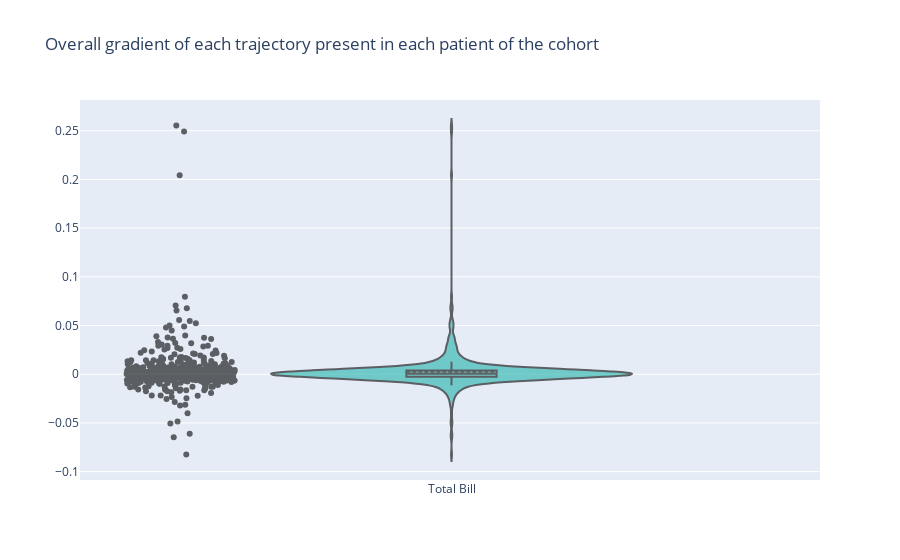

The notebook cell saved with this chart:
### Markdown cell above
## Estimating mutations confering fitness advantage 

All global gradients of trajectories have been stored in a list called 'total_grad'. We can plot this list, and use it to extract information about which mutations are present in any quantile.

### Code cell
# Plotting total_grad
fig = go.Figure(data=go.Violin(y=total_grad, box_visible=True, line_color='black', points='all',
                               meanline_visible=True, fillcolor='lightseagreen', opacity=0.6,
                               x0='Total Bill'))

fig.update_layout(title = f'Overall gradient of each trajectory present in each patient of the cohort',
                  yaxis_zeroline=False)
fig.show()

### Figure 1 — Plotly figure (JSON) as saved in the notebook; plotly's stock layout.template omitted (floating-point values rounded to 4 significant figures; data arrays with more than 128 entries replaced by an {"elided": "..."} marker saying what was removed)
{"data": [{"box": {"visible": true}, "fillcolor": "lightseagreen", "line": {"color": "black"}, "meanline": {"visible": true}, "opacity": 0.6, "points": "all", "type": "violin", "x0": "Total Bill", "y": {"elided": "735 float values"}}], "layout": {"title": {"text": "Overall gradient of each trajectory present in each patient of the cohort"}, "yaxis": {"zeroline": false}}}
